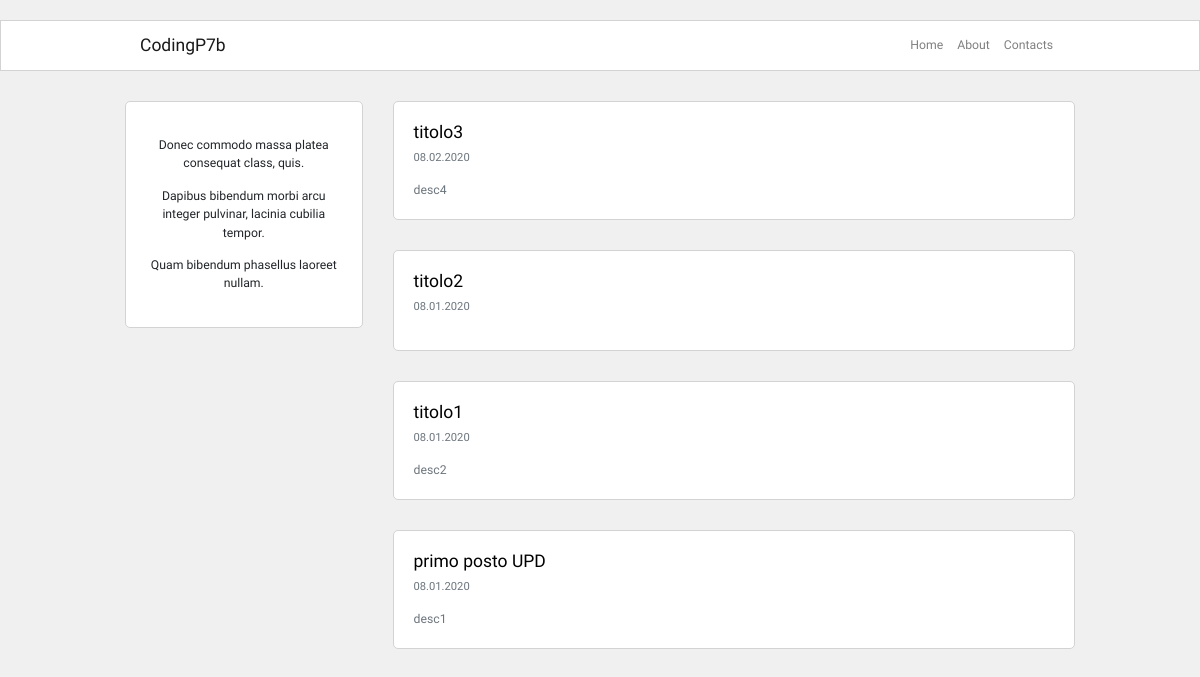
Before: / with the older database file.
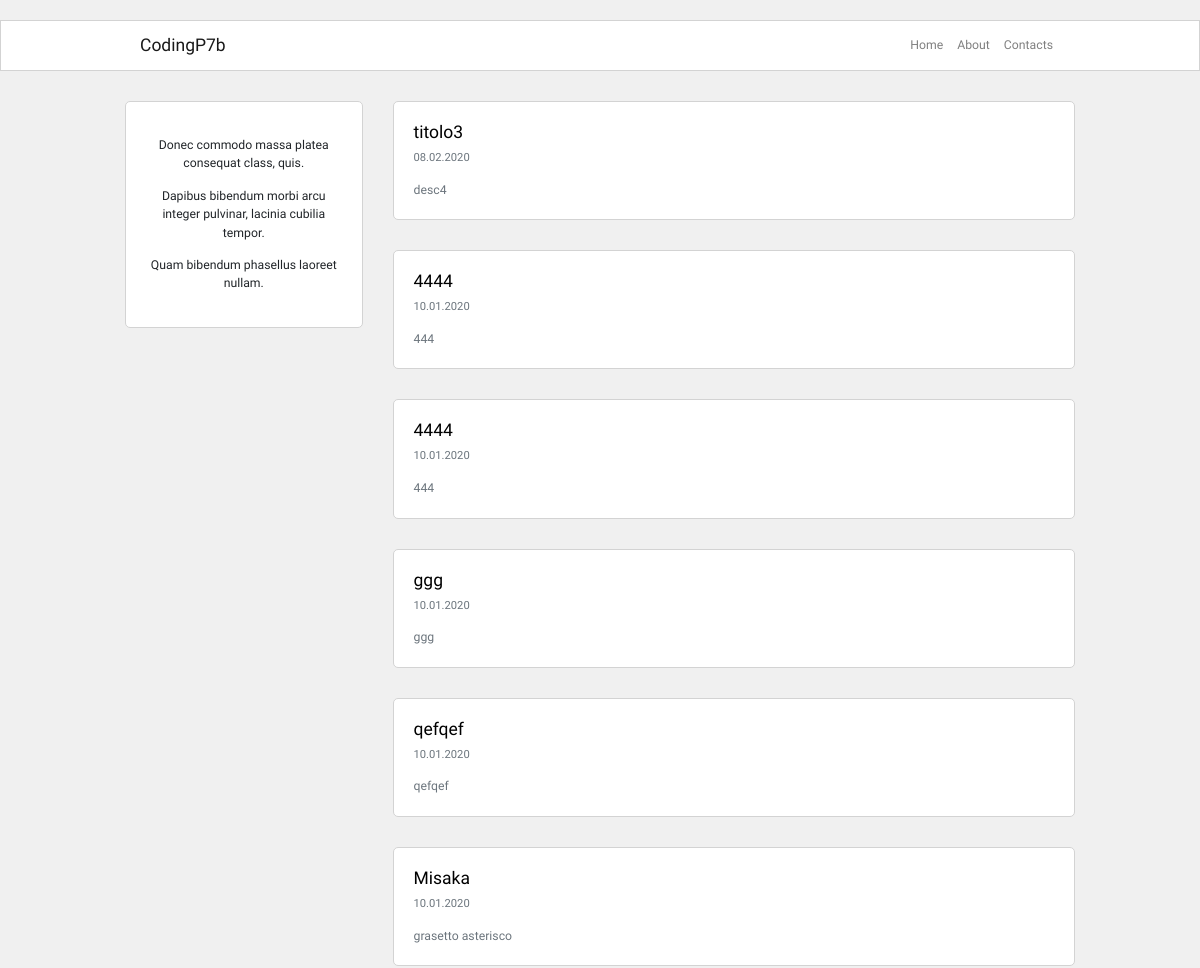
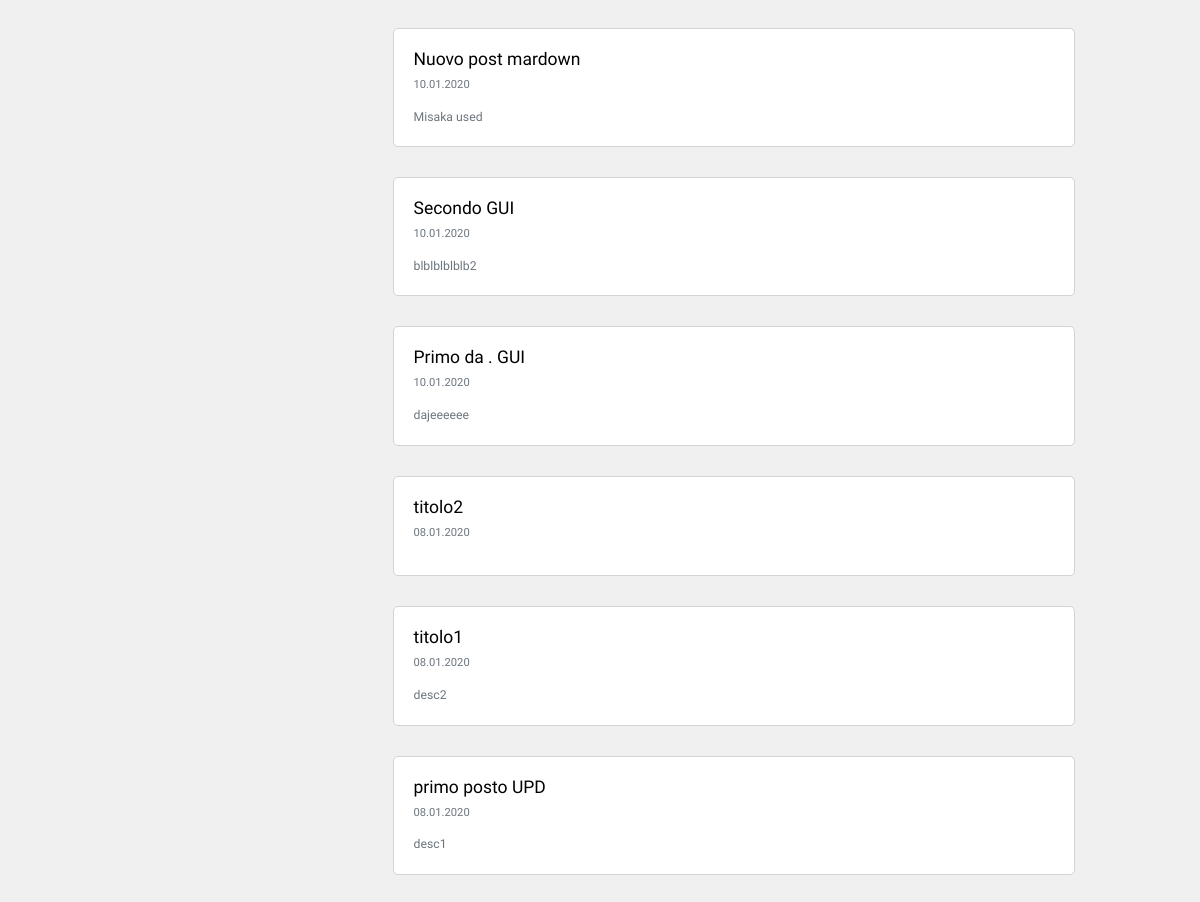
After: the same page with the newer database file (2 pictures, top to bottom).
### blog/models.py (models this page shows, shortened)
class Post(db.Model):
    id = db.Column(db.Integer, primary_key=True)
    user_id = db.Column(db.Integer, db.ForeignKey('user.id'), nullable=False)
    created_at = db.Column(db.DateTime, default=datetime.now)
    title = db.Column(db.String(120), nullable=False)
    description = db.Column(db.String(240))
    body = db.Column(db.Text(), nullable=False) # no string limits

### blog/routes.py (the view)
@app.route("/")
def homepage():
    posts = Post.query.order_by(Post.created_at.desc()).all()
    return render_template("homepage.html",  posts=posts)

### blog/templates/homepage.html (shortened to what this page needs)
{% extends 'base.html' %}
{% block content %}
<div class="container content-container" >
    <div class="row no-gutters">
        <div class="col-md-9 order-md-2">
            {% for p in posts %}
            <div class="single-post-home">
                <h5>
                    <a class="custom-link" href="{{ url_for('post_detail',post_id=p.id) }}">
                        {{ p.title }}
                    </a>
                </h5>
                <p class="p-small-two text-muted">{{ p.created_at.strftime('%d.%m.%Y') }}</p>
                {% if p.description %}
                <p class="p-small-one text-muted mb-0">
                    {{ p.description }}
                </p>
                {% endif %}
            </div>
            {% endfor %}
        </div>
        <div class="col-md-3 order-md-1">
            {%include 'about_me_snippet.html' %}
        </div>
    </div>
</div>
{% endblock %}

### blog/templates/base.html (shortened to what this page needs)
<!DOCTYPE html>
<html lang="en">
<head>
    <link rel="stylesheet" href="https://stackpath.bootstrapcdn.com/bootstrap/4.4.1/css/bootstrap.min.css"
>
    <link rel="stylesheet" href="{{ url_for('static', filename='blog.css') }}">
</head>
<body>
    <nav class="navbar navbar-expand-lg navbar-light navbar-bg-white">
        <div class="container navbar-container" >
            <a class="navbar-brand" href="#">CodingP7b</a>
            <div class="collapse navbar-collapse" id="navbarSupportedContent">
                <div class="navbar-nav ml-auto">
                    <a class="nav-item nav-link" href="{{ url_for('homepage') }}">Home <span class="sr-only">(current)</span></a>
                    <a class="nav-item nav-link" href="{{ url_for('about') }}">About</a>
                    <a class="nav-item nav-link" href="#">Contacts</a>
                </div>
            </div>
        </div>
    </nav>
    {% block content %}
    {% endblock %}
</body>
</html>

### blog/templates/about_me_snippet.html
<div class="about-snippet-block text-center">
    <p> {{ lipsum(n=3, min=5, max=10) }}</p>
</div>

### blog/static/blog.css (style rules this page uses)
html, body { font-family: 'Raleway', sans-serif; font-size: 0.875rem; padding: 10px 0px 10px 0px; background-color: #f0f0f0; }
.navbar-bg-white { background-color: white; border: 1px solid #d3d3d3; }
.navbar-container { max-width: 950px; }
.content-container { max-width: 950px; margin-top: 30px; margin-bottom: 30px; padding: 0px; }
.about-snippet-block { background-color: #fff; border: 1px solid #d3d3d3; border-radius: 5px; padding: 20px; }
.single-post-home { background-color: #fff; border: 1px solid #d3d3d3; border-radius: 5px; padding: 20px; margin-bottom: 30px; }
.p-small-one { font-size: 0.875rem; }
.p-small-two { font-size: 0.800rem; }
.custom-link { color : #000; }
@media (min-width: 768px) { .single-post-home { margin-left: 30px; } }

Changed rows visible on the page:
added Post: title "4444", created_at "10.01.2020", description "444"
added Post: title "4444", created_at "10.01.2020", description "444"
added Post: title "ggg", created_at "10.01.2020", description "ggg"
added Post: title "qefqef", created_at "10.01.2020", description "qefqef"
added Post: title "Misaka", created_at "10.01.2020", description "grasetto asterisco"
added Post: title "Nuovo post mardown", created_at "10.01.2020", description "Misaka used"
added Post: title "Secondo GUI", created_at "10.01.2020", description "blblblblblb2"
added Post: title "Primo da . GUI", created_at "10.01.2020", description "dajeeeeee"
